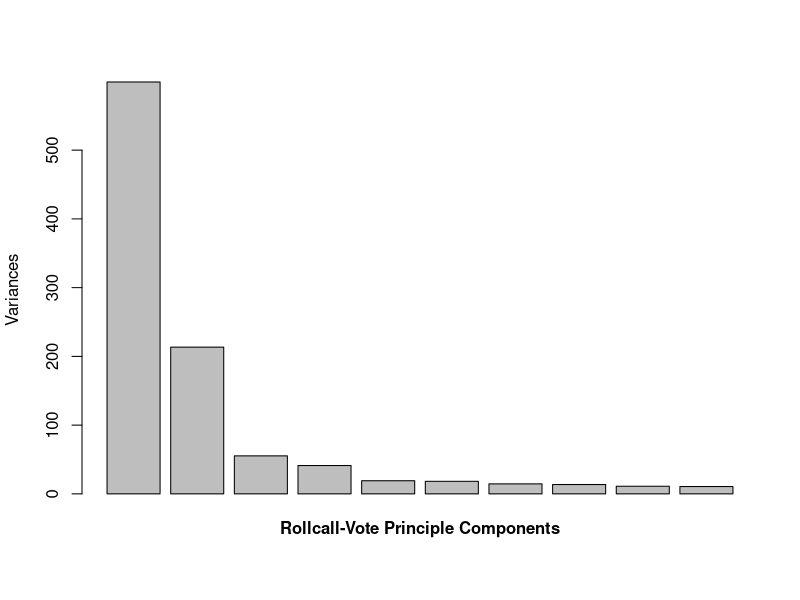
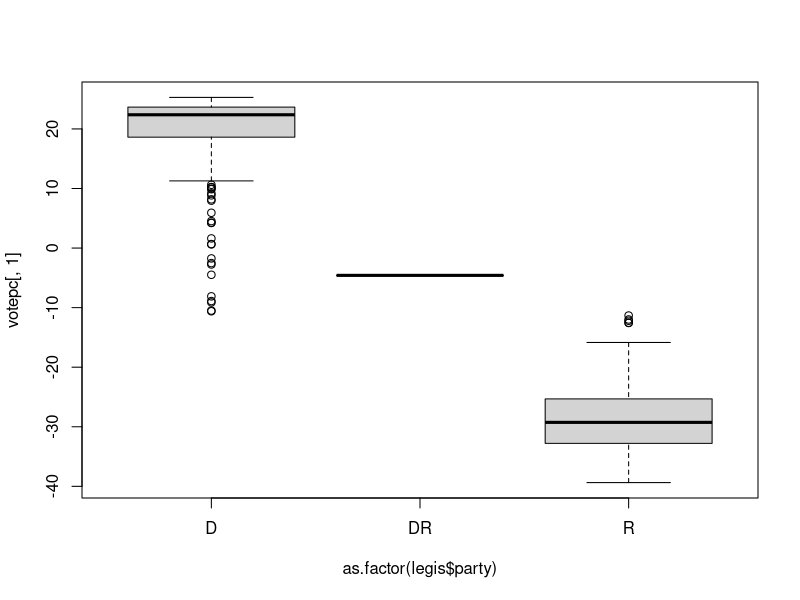
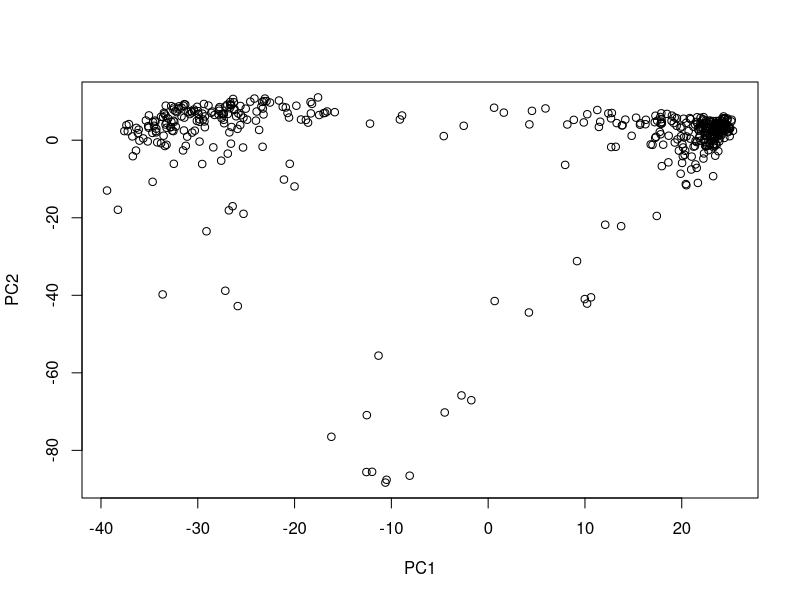
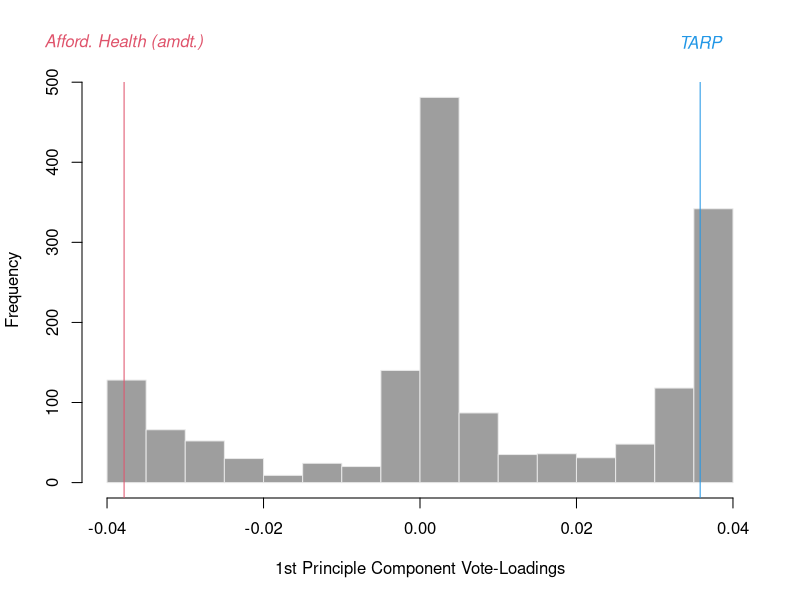
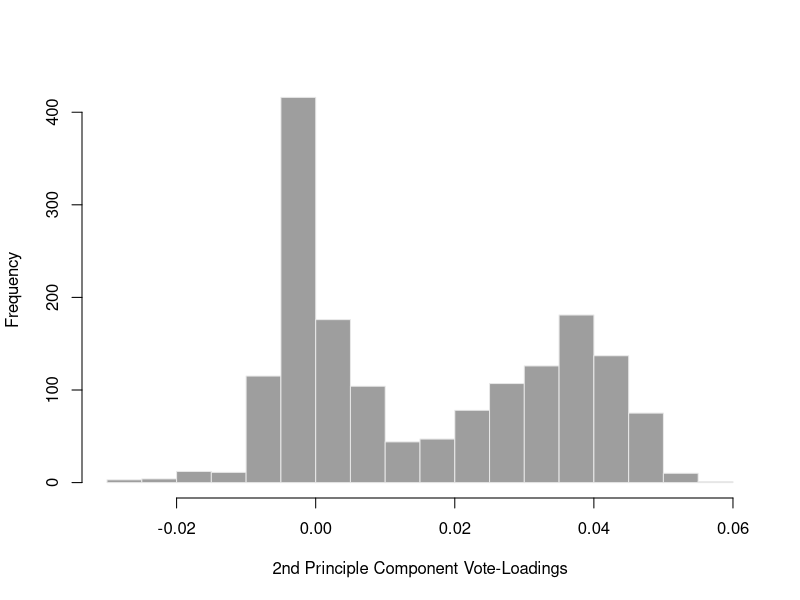
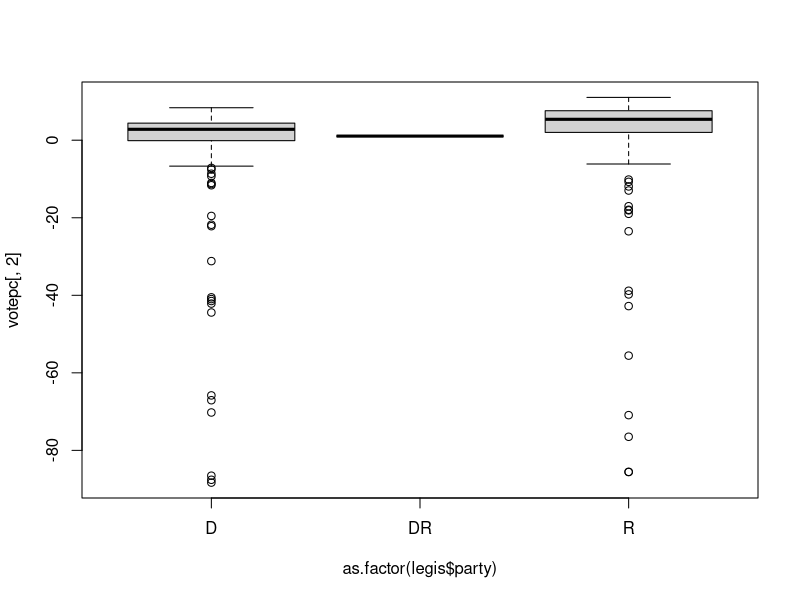
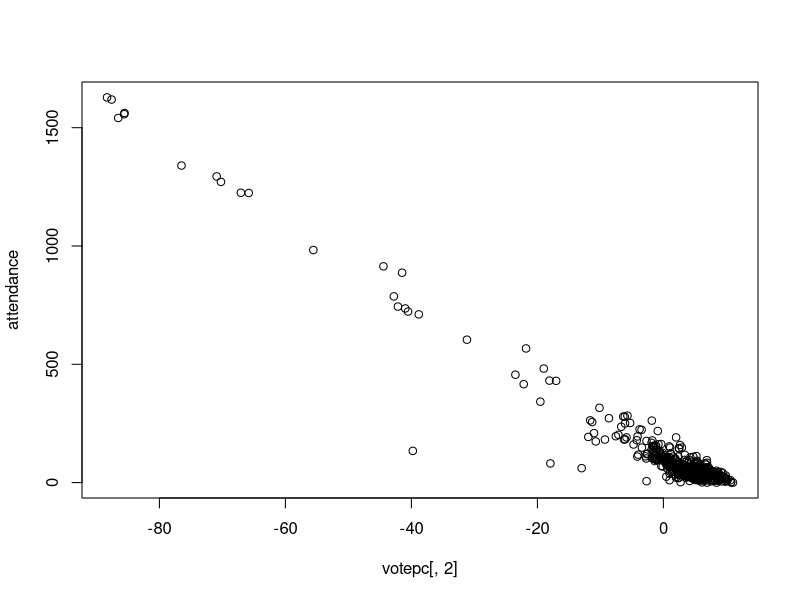

Source code (R) for these figures, in order:

##### *** rollcall voting *** #####

votes <- read.csv("rollcall-votes.csv")

legis <- read.csv("rollcall-members.csv")

pcavote <- prcomp(votes, scale=TRUE)

plot(pcavote, main="")

mtext(side=1, "Rollcall-Vote Principle Components",  line=1, font=2)

votepc <- predict(pcavote) # scale(votes)%*%pcavote$rotation

plot(votepc[,1]~as.factor(legis$party))

plot(votepc[,1:2], pch=21, bg=(4:2)[legis$party], main="")


# big scores on pc1 are left and right ideologically

votepc[order(votepc[,1])[1:5],1]

votepc[order(-votepc[,1])[1:5],1]

# big scores -/+ on pc 2?

votepc[order(votepc[,2])[1:5],2]

votepc[order(-votepc[,2])[1:5],2]

# look at the loadings

loadings <- pcavote$rotation[,1:2]

## the 1st is traditional left-right

hist(loadings[,1], main="", xlab="1st Principle Component Vote-Loadings",
     col=8, border=grey(.9))

abline(v=loadings[884,1], col=2)

text(x=loadings[884,1], y=550, "Afford. Health (amdt.)", xpd=TRUE, col=2, font=3)

abline(v=loadings[25,1], col=4)

text(x=loadings[25,1], y=550, "TARP", xpd=TRUE, col=4, font=3)

## trying to interpret the 2nd factor

loadings[order(abs(loadings[,2]), decreasing=TRUE)[1:5],2]

hist(loadings[,2], main="", xlab="2nd Principle Component Vote-Loadings",
     col=8, border=grey(.9)) # there is dichotomy

plot(votepc[,2]~as.factor(legis$party)) # dichotomy cannot be explained by party membership


## attendance!

sort(rowSums(votes==0), decreasing=TRUE)[1:5]

attendance<-rowSums(votes==0)

plot(attendance~votepc[,2])



